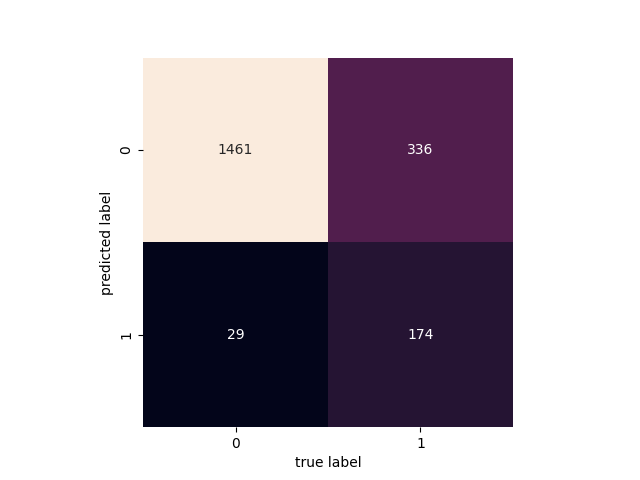

Here is the Python script that generated this plot:
from sklearn.naive_bayes import GaussianNB
from sklearn.model_selection import train_test_split
from sklearn import metrics
from sklearn.preprocessing import LabelEncoder
from sklearn.preprocessing import RobustScaler
import pandas as pd
import matplotlib.pyplot as plt

df = pd.read_csv('./data.csv')
feature = ['Age', 'Handsome','Height', 'Body Fat%', 'Crazy on work',
           'Attitude', 'Wage', 'Temper', 'Responsibility',
           'Have a cat', 'Ma bao', 'Have a car', 'Have a house', 'Have a rich dad',
           'Jai Jai']

x = df[feature]
y = df['Label']


X_train, X_test, y_train, y_test = train_test_split(x, y, test_size=0.2, random_state=0)

clf = GaussianNB()
clf = clf.fit(X_train, y_train)
y_prediction = clf.predict(X_test)



print("Accuracy:", metrics.accuracy_score(y_test, y_prediction))

from sklearn.metrics import classification_report
print(classification_report(y_test, y_prediction))

from sklearn.metrics import confusion_matrix
import seaborn as sns
mat = confusion_matrix(y_test, y_prediction)
sns.heatmap(mat.T, square=True, annot=True, fmt='d', cbar=False,
            xticklabels=[0, 1], yticklabels=[0,1])
plt.xlabel('true label')
plt.ylabel('predicted label');
plt.savefig('./NaiveBayes.png')
plt.show()